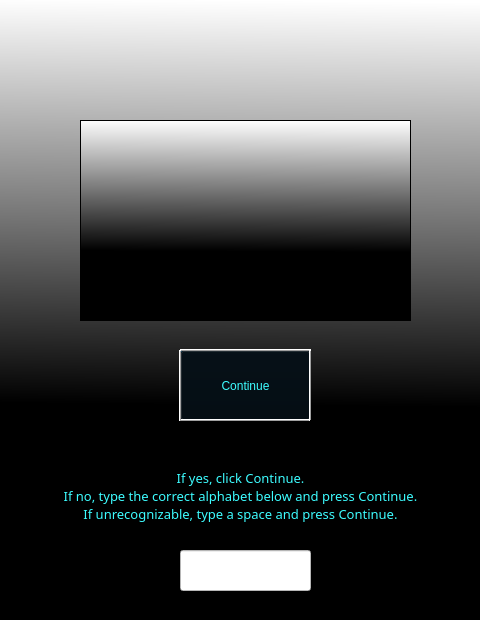
<?xml version="1.0" encoding="UTF-8"?>
<ui version="4.0">
 <class>Dialog</class>
 <widget class="QDialog" name="Dialog">
  <property name="geometry">
   <rect>
    <x>0</x>
    <y>0</y>
    <width>480</width>
    <height>620</height>
   </rect>
  </property>
  <property name="windowTitle">
   <string>Dialog</string>
  </property>
  <property name="styleSheet">
   <string notr="true">background-color: qlineargradient(spread:pad, x1:0.483, y1:0.653773, x2:0.488, y2:0, stop:0 rgba(0, 0, 0, 255), stop:1 rgba(255, 255, 255, 255));</string>
  </property>
  <widget class="QPushButton" name="continuebutton">
   <property name="geometry">
    <rect>
     <x>180</x>
     <y>350</y>
     <width>131</width>
     <height>71</height>
    </rect>
   </property>
   <property name="styleSheet">
    <string notr="true">color: rgb(61, 252, 255);
background-color: rgb(0, 0, 0);
font: 57 14pt &quot;Queensides&quot;;</string>
   </property>
   <property name="text">
    <string>Continue</string>
   </property>
   <property name="default">
    <bool>false</bool>
   </property>
   <property name="flat">
    <bool>false</bool>
   </property>
  </widget>
  <widget class="QLineEdit" name="inputchar">
   <property name="geometry">
    <rect>
     <x>180</x>
     <y>550</y>
     <width>131</width>
     <height>41</height>
    </rect>
   </property>
   <property name="styleSheet">
    <string notr="true">background-color: rgb(255, 255, 255);</string>
   </property>
   <property name="text">
    <string/>
   </property>
   <property name="alignment">
    <set>Qt::AlignCenter</set>
   </property>
  </widget>
  <widget class="QLabel" name="label">
   <property name="geometry">
    <rect>
     <x>10</x>
     <y>460</y>
     <width>461</width>
     <height>71</height>
    </rect>
   </property>
   <property name="font">
    <font>
     <family>Candara</family>
     <pointsize>10</pointsize>
     <weight>50</weight>
     <italic>false</italic>
     <bold>false</bold>
    </font>
   </property>
   <property name="styleSheet">
    <string notr="true">color: rgb(61, 252, 255);
font: 10pt &quot;Candara&quot;;
background-color: rgb(85, 170,  rgb(147, 196, 255));
border-color: rgb(255, 255, 0);</string>
   </property>
   <property name="text">
    <string>If yes, click Continue.
If no, type the correct alphabet below and press Continue.
If unrecognizable, type a space and press Continue.</string>
   </property>
   <property name="alignment">
    <set>Qt::AlignCenter</set>
   </property>
  </widget>
  <widget class="QGraphicsView" name="letterview">
   <property name="geometry">
    <rect>
     <x>80</x>
     <y>120</y>
     <width>331</width>
     <height>201</height>
    </rect>
   </property>
   <property name="styleSheet">
    <string notr="true"/>
   </property>
  </widget>
  <widget class="QLabel" name="quelabel">
   <property name="geometry">
    <rect>
     <x>170</x>
     <y>40</y>
     <width>151</width>
     <height>41</height>
    </rect>
   </property>
   <property name="styleSheet">
    <string notr="true">font: 20pt &quot;Candara&quot;;
color: rgb(0, 0, 0);
background-color: rgb(0, 170,  rgb(147, 196, 255));</string>
   </property>
   <property name="text">
    <string/>
   </property>
   <property name="alignment">
    <set>Qt::AlignCenter</set>
   </property>
  </widget>
  <widget class="QFrame" name="frame_2">
   <property name="geometry">
    <rect>
     <x>180</x>
     <y>340</y>
     <width>131</width>
     <height>21</height>
    </rect>
   </property>
   <property name="styleSheet">
    <string notr="true">background-color: rgb(185, 255,  rgb(147, 196, 255));</string>
   </property>
   <property name="frameShape">
    <enum>QFrame::HLine</enum>
   </property>
   <property name="frameShadow">
    <enum>QFrame::Raised</enum>
   </property>
  </widget>
  <widget class="QFrame" name="frame_3">
   <property name="geometry">
    <rect>
     <x>180</x>
     <y>410</y>
     <width>131</width>
     <height>21</height>
    </rect>
   </property>
   <property name="styleSheet">
    <string notr="true">background-color: rgb(185, 255,  rgb(147, 196, 255));</string>
   </property>
   <property name="frameShape">
    <enum>QFrame::HLine</enum>
   </property>
   <property name="frameShadow">
    <enum>QFrame::Raised</enum>
   </property>
  </widget>
  <widget class="QFrame" name="frame_4">
   <property name="geometry">
    <rect>
     <x>300</x>
     <y>350</y>
     <width>20</width>
     <height>71</height>
    </rect>
   </property>
   <property name="styleSheet">
    <string notr="true">background-color: rgb(85, 255,  rgb(147, 196, 255));</string>
   </property>
   <property name="frameShape">
    <enum>QFrame::VLine</enum>
   </property>
   <property name="frameShadow">
    <enum>QFrame::Raised</enum>
   </property>
  </widget>
  <widget class="QFrame" name="frame_5">
   <property name="geometry">
    <rect>
     <x>170</x>
     <y>350</y>
     <width>20</width>
     <height>71</height>
    </rect>
   </property>
   <property name="styleSheet">
    <string notr="true">background-color: rgb(85, 255,  rgb(147, 196, 255));</string>
   </property>
   <property name="frameShape">
    <enum>QFrame::VLine</enum>
   </property>
   <property name="frameShadow">
    <enum>QFrame::Raised</enum>
   </property>
  </widget>
 </widget>
 <resources/>
 <connections/>
</ui>
